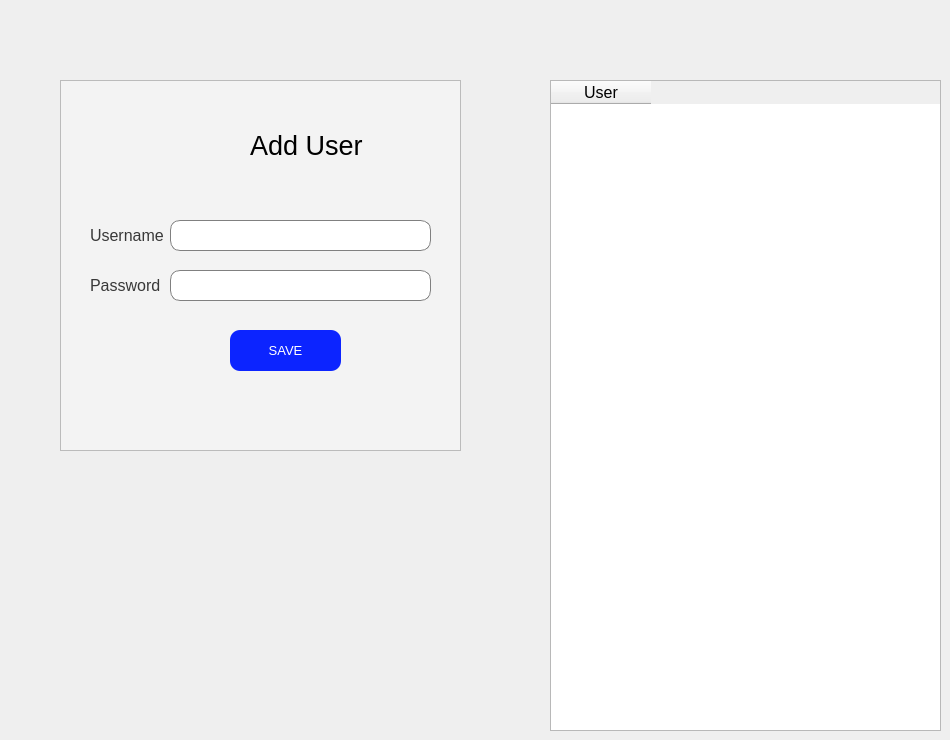
    <widget class="QWidget" name="tab_23">
     <attribute name="title">
      <string>Add User</string>
     </attribute>
     <widget class="QFrame" name="frame_21">
      <property name="geometry">
       <rect>
        <x>60</x>
        <y>80</y>
        <width>401</width>
        <height>371</height>
       </rect>
      </property>
      <property name="styleSheet">
       <string notr="true">background-color: rgb(243, 243, 243);</string>
      </property>
      <property name="frameShape">
       <enum>QFrame::StyledPanel</enum>
      </property>
      <property name="frameShadow">
       <enum>QFrame::Raised</enum>
      </property>
      <widget class="QLabel" name="label_141">
       <property name="geometry">
        <rect>
         <x>190</x>
         <y>40</y>
         <width>121</width>
         <height>51</height>
        </rect>
       </property>
       <property name="font">
        <font>
         <pointsize>20</pointsize>
        </font>
       </property>
       <property name="text">
        <string>Add User</string>
       </property>
      </widget>
      <widget class="QLabel" name="label_142">
       <property name="geometry">
        <rect>
         <x>30</x>
         <y>140</y>
         <width>91</width>
         <height>31</height>
        </rect>
       </property>
       <property name="font">
        <font>
         <pointsize>12</pointsize>
        </font>
       </property>
       <property name="styleSheet">
        <string notr="true">color: rgb(56, 56, 56);</string>
       </property>
       <property name="text">
        <string>Username</string>
       </property>
      </widget>
      <widget class="QLabel" name="label_143">
       <property name="geometry">
        <rect>
         <x>30</x>
         <y>190</y>
         <width>91</width>
         <height>31</height>
        </rect>
       </property>
       <property name="font">
        <font>
         <pointsize>12</pointsize>
        </font>
       </property>
       <property name="styleSheet">
        <string notr="true">color: rgb(56, 56, 56);</string>
       </property>
       <property name="text">
        <string>Password</string>
       </property>
      </widget>
      <widget class="QLabel" name="label_144">
       <property name="geometry">
        <rect>
         <x>80</x>
         <y>20</y>
         <width>81</width>
         <height>91</height>
        </rect>
       </property>
       <property name="toolTip">
        <string>&lt;html&gt;&lt;head/&gt;&lt;body&gt;&lt;p&gt;&lt;img src=&quot;:/newPrefix/icon.png&quot;/&gt;&lt;/p&gt;&lt;/body&gt;&lt;/html&gt;</string>
       </property>
       <property name="whatsThis">
        <string>&lt;html&gt;&lt;head/&gt;&lt;body&gt;&lt;p&gt;&lt;img src=&quot;:/newPrefix/icon.png&quot;/&gt;&lt;/p&gt;&lt;/body&gt;&lt;/html&gt;</string>
       </property>
       <property name="text">
        <string>&lt;html&gt;&lt;head/&gt;&lt;body&gt;&lt;p&gt;&lt;img src=&quot;:/newPrefix/icon.png&quot;/&gt;&lt;/p&gt;&lt;/body&gt;&lt;/html&gt;</string>
       </property>
      </widget>
      <widget class="QLineEdit" name="lineEdit_53">
       <property name="geometry">
        <rect>
         <x>110</x>
         <y>140</y>
         <width>261</width>
         <height>31</height>
        </rect>
       </property>
       <property name="styleSheet">
        <string notr="true">border :1px solid grey;
border-radius: 10px;
background-color: rgb(255, 255, 255);</string>
       </property>
       <property name="text">
        <string/>
       </property>
      </widget>
      <widget class="QLineEdit" name="lineEdit_59">
       <property name="geometry">
        <rect>
         <x>110</x>
         <y>190</y>
         <width>261</width>
         <height>31</height>
        </rect>
       </property>
       <property name="styleSheet">
        <string notr="true">border :1px solid grey;
border-radius: 10px;
background-color: rgb(255, 255, 255);</string>
       </property>
       <property name="text">
        <string/>
       </property>
       <property name="echoMode">
        <enum>QLineEdit::Password</enum>
       </property>
      </widget>
      <widget class="QPushButton" name="pushButton_38">
       <property name="geometry">
        <rect>
         <x>170</x>
         <y>250</y>
         <width>111</width>
         <height>41</height>
        </rect>
       </property>
       <property name="font">
        <font>
         <pointsize>10</pointsize>
        </font>
       </property>
       <property name="styleSheet">
        <string notr="true">background-color: rgb(12, 36, 255);
border-radius: 10px;
color: rgb(255, 255, 255);</string>
       </property>
       <property name="text">
        <string>SAVE</string>
       </property>
      </widget>
     </widget>
     <widget class="QTableWidget" name="tableWidget_9">
      <property name="geometry">
       <rect>
        <x>550</x>
        <y>80</y>
        <width>391</width>
        <height>651</height>
       </rect>
      </property>
      <column>
       <property name="text">
        <string>User</string>
       </property>
       <property name="font">
        <font>
         <pointsize>12</pointsize>
        </font>
       </property>
      </column>
     </widget>
    </widget>
